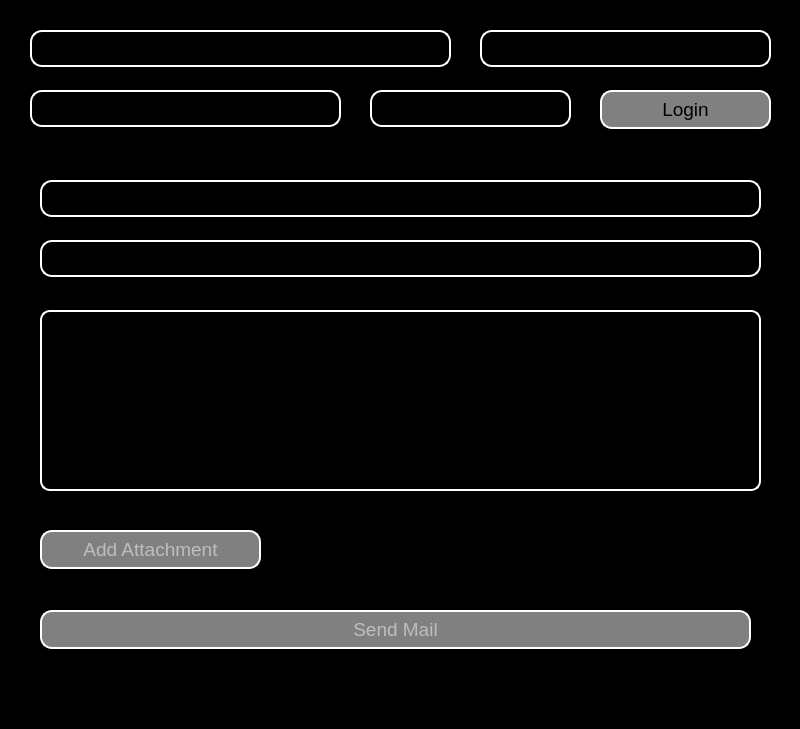
<?xml version="1.0" encoding="UTF-8"?>
<ui version="4.0">
 <class>MainWindow</class>
 <widget class="QMainWindow" name="MainWindow">
  <property name="geometry">
   <rect>
    <x>0</x>
    <y>0</y>
    <width>800</width>
    <height>729</height>
   </rect>
  </property>
  <property name="windowTitle">
   <string>MainWindow</string>
  </property>
  <property name="styleSheet">
   <string notr="true">background-color:black;</string>
  </property>
  <widget class="QWidget" name="centralwidget">
   <widget class="QLineEdit" name="lineEdit">
    <property name="geometry">
     <rect>
      <x>30</x>
      <y>30</y>
      <width>421</width>
      <height>37</height>
     </rect>
    </property>
    <property name="font">
     <font>
      <pointsize>14</pointsize>
     </font>
    </property>
    <property name="styleSheet">
     <string notr="true">border:2px solid white;border-radius:12px;padding:0px 5px;</string>
    </property>
    <property name="placeholderText">
     <string>Enter E-mail Address</string>
    </property>
   </widget>
   <widget class="QLineEdit" name="lineEdit_2">
    <property name="geometry">
     <rect>
      <x>480</x>
      <y>30</y>
      <width>291</width>
      <height>37</height>
     </rect>
    </property>
    <property name="font">
     <font>
      <pointsize>14</pointsize>
     </font>
    </property>
    <property name="styleSheet">
     <string notr="true">border:2px solid white;border-radius:12px;padding:0px 5px;</string>
    </property>
    <property name="echoMode">
     <enum>QLineEdit::PasswordEchoOnEdit</enum>
    </property>
    <property name="placeholderText">
     <string>Enter Password</string>
    </property>
   </widget>
   <widget class="QLineEdit" name="lineEdit_3">
    <property name="geometry">
     <rect>
      <x>30</x>
      <y>90</y>
      <width>311</width>
      <height>37</height>
     </rect>
    </property>
    <property name="font">
     <font>
      <pointsize>14</pointsize>
     </font>
    </property>
    <property name="styleSheet">
     <string notr="true">border:2px solid white;border-radius:12px;padding:0px 5px;</string>
    </property>
    <property name="placeholderText">
     <string>SMTP Server</string>
    </property>
   </widget>
   <widget class="QLineEdit" name="lineEdit_4">
    <property name="geometry">
     <rect>
      <x>370</x>
      <y>90</y>
      <width>201</width>
      <height>37</height>
     </rect>
    </property>
    <property name="font">
     <font>
      <pointsize>14</pointsize>
     </font>
    </property>
    <property name="styleSheet">
     <string notr="true">border:2px solid white;border-radius:12px;padding:0px 5px;</string>
    </property>
    <property name="placeholderText">
     <string>SMTP Port Number</string>
    </property>
   </widget>
   <widget class="QPushButton" name="pushButton">
    <property name="geometry">
     <rect>
      <x>600</x>
      <y>90</y>
      <width>171</width>
      <height>39</height>
     </rect>
    </property>
    <property name="font">
     <font>
      <pointsize>14</pointsize>
     </font>
    </property>
    <property name="styleSheet">
     <string notr="true">border:2px solid white;background-color:grey;border-radius:12px;</string>
    </property>
    <property name="text">
     <string>Login</string>
    </property>
   </widget>
   <widget class="QLineEdit" name="lineEdit_5">
    <property name="enabled">
     <bool>false</bool>
    </property>
    <property name="geometry">
     <rect>
      <x>40</x>
      <y>180</y>
      <width>721</width>
      <height>37</height>
     </rect>
    </property>
    <property name="font">
     <font>
      <pointsize>14</pointsize>
     </font>
    </property>
    <property name="styleSheet">
     <string notr="true">border:2px solid white;border-radius:12px;padding:0px 5px;</string>
    </property>
    <property name="placeholderText">
     <string>TO:</string>
    </property>
   </widget>
   <widget class="QLineEdit" name="lineEdit_6">
    <property name="enabled">
     <bool>false</bool>
    </property>
    <property name="geometry">
     <rect>
      <x>40</x>
      <y>240</y>
      <width>721</width>
      <height>37</height>
     </rect>
    </property>
    <property name="font">
     <font>
      <pointsize>14</pointsize>
     </font>
    </property>
    <property name="styleSheet">
     <string notr="true">border:2px solid white;border-radius:12px;padding:0px 5px;</string>
    </property>
    <property name="placeholderText">
     <string>Subject:</string>
    </property>
   </widget>
   <widget class="QTextEdit" name="textEdit">
    <property name="enabled">
     <bool>false</bool>
    </property>
    <property name="geometry">
     <rect>
      <x>40</x>
      <y>310</y>
      <width>721</width>
      <height>181</height>
     </rect>
    </property>
    <property name="styleSheet">
     <string notr="true">border:2px solid white;border-radius:10px;</string>
    </property>
    <property name="placeholderText">
     <string>Mail Text Here :</string>
    </property>
   </widget>
   <widget class="QPushButton" name="pushButton_3">
    <property name="enabled">
     <bool>false</bool>
    </property>
    <property name="geometry">
     <rect>
      <x>40</x>
      <y>610</y>
      <width>711</width>
      <height>39</height>
     </rect>
    </property>
    <property name="font">
     <font>
      <pointsize>14</pointsize>
     </font>
    </property>
    <property name="styleSheet">
     <string notr="true">border:2px solid white;background-color:grey;border-radius:12px;</string>
    </property>
    <property name="text">
     <string>Send Mail</string>
    </property>
   </widget>
   <widget class="QLabel" name="label">
    <property name="geometry">
     <rect>
      <x>310</x>
      <y>530</y>
      <width>431</width>
      <height>41</height>
     </rect>
    </property>
    <property name="font">
     <font>
      <pointsize>14</pointsize>
     </font>
    </property>
    <property name="text">
     <string>Empty Attachment</string>
    </property>
    <property name="alignment">
     <set>Qt::AlignLeading|Qt::AlignLeft|Qt::AlignVCenter</set>
    </property>
   </widget>
   <widget class="QPushButton" name="pushButton_2">
    <property name="enabled">
     <bool>false</bool>
    </property>
    <property name="geometry">
     <rect>
      <x>40</x>
      <y>530</y>
      <width>221</width>
      <height>39</height>
     </rect>
    </property>
    <property name="font">
     <font>
      <pointsize>14</pointsize>
     </font>
    </property>
    <property name="styleSheet">
     <string notr="true">border:2px solid white;background-color:grey;border-radius:12px;</string>
    </property>
    <property name="text">
     <string>Add Attachment</string>
    </property>
   </widget>
  </widget>
  <widget class="QMenuBar" name="menubar">
   <property name="geometry">
    <rect>
     <x>0</x>
     <y>0</y>
     <width>800</width>
     <height>35</height>
    </rect>
   </property>
  </widget>
  <widget class="QStatusBar" name="statusbar"/>
 </widget>
 <resources/>
 <connections/>
</ui>
